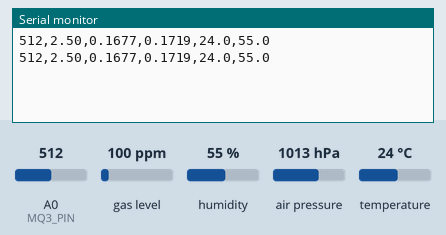
Bench run of a sketch on a simulated Arduino Uno, built with avr-gcc and run on an emulated ATmega328P. On the bench: the last lines printed to the serial monitor. Inputs (shaded band) come from the test bench; at power-on: humidity 55 %, A0 (MQ3_PIN) = 512, temperature 24 °C, gas level 100 ppm, air pressure 1013 hPa.

Above: at 2.1 s.
2.2 s: humidity set to 22 %
At 3.1 s:
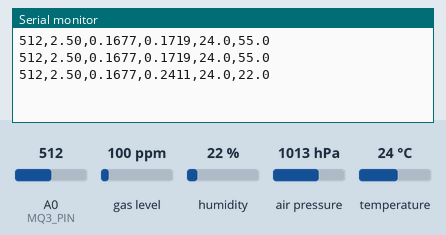
3.8 s: A0 (MQ3_PIN) set to 716
At 5.2 s:
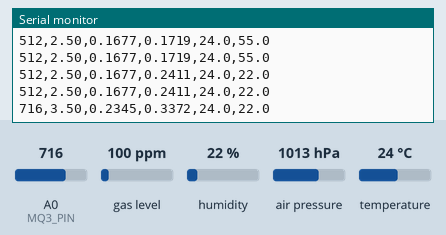
5.4 s: temperature set to 12 °C
At 6.7 s:
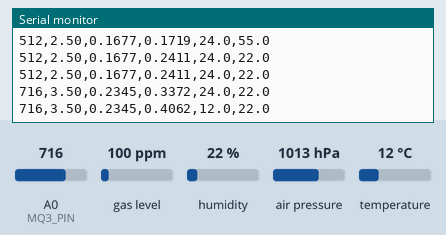
7.0 s: A0 (MQ3_PIN) set to 992
At 7.5 s:
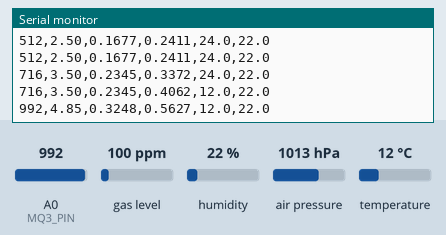
8.6 s: humidity set to 40 %
At 10.3 s:
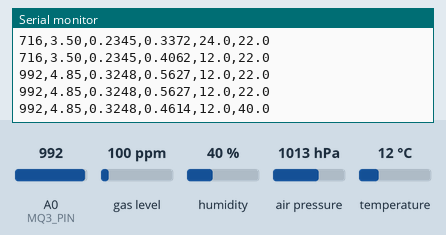
Timing chart, 0 to 11.2 s (numbered marks = the images above; inputs shaded):
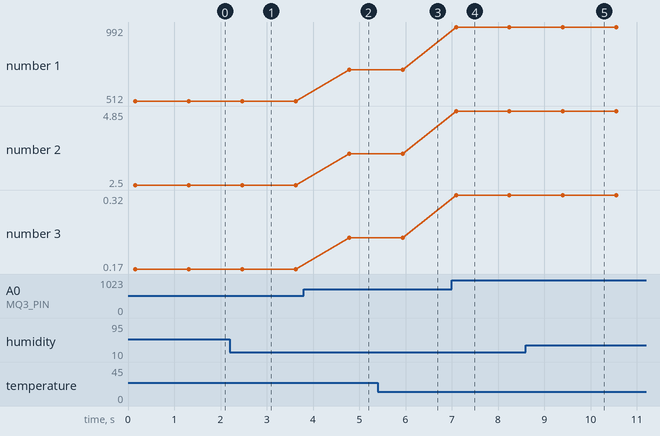

The sketch:

breathalyzer.ino
```cpp
#include <Wire.h>
#include <Adafruit_Sensor.h>
#include <Adafruit_BME680.h>

const int MQ3_PIN = A0;
Adafruit_BME680 bme;

const float STANDARD_TEMP = 20.0;
const float STANDARD_HUMID = 65.0;

void setup() {
  Serial.begin(115200);

  pinMode(MQ3_PIN, INPUT);

  if (!bme.begin(0x77)) {
    Serial.println(F("Could not find a valid BME680 sensor, check wiring!"));
    while (1);
  }

  bme.setTemperatureOversampling(BME680_OS_8X);
  bme.setHumidityOversampling(BME680_OS_2X);
}

void loop() {
  if (!bme.performReading()) {
    Serial.println(F("Failed to perform reading from BME680!"));
    delay(2000);
    return;
  }

  float temperature = bme.temperature;
  float humidity = bme.humidity;

  int mq3Raw = analogRead(MQ3_PIN);
  float mq3Voltage = mq3Raw * (5.0 / 1023.0);

  if (mq3Voltage <= 0) mq3Voltage = 0.001;

  float tempFactor = 1.0 + 0.015 * (temperature - STANDARD_TEMP);
  float humidFactor = 1.0 + 0.008 * (humidity - STANDARD_HUMID);

  float compensatedVoltage = mq3Voltage / (tempFactor * humidFactor);

  float mgL = 0.67 * compensatedVoltage;
  float estimatedBAC = mgL * 0.1;
  float RawBAC = 0.67 * mq3Voltage * 0.1;

  Serial.print(mq3Raw);
  Serial.print(",");
  Serial.print(mq3Voltage, 2);
  Serial.print(",");
  Serial.print(RawBAC, 4);
  Serial.print(",");
  Serial.print(estimatedBAC, 4);
  Serial.print(",");
  Serial.print(temperature, 1);
  Serial.print(",");
  Serial.println(humidity, 1);

  delay(1000);
}
```

Measured:
- after the input at 2.2 s, the serial monitor: prints a new line after 0.27 s (image 1)
- after the input at 3.8 s, the serial monitor: prints a new line after 0.98 s (image 2)
- after the input at 5.4 s, the serial monitor: prints a new line after 0.54 s (image 3)
- after the input at 7.0 s, the serial monitor: prints a new line after 0.09 s (image 4)
- after the input at 8.6 s, the serial monitor: prints a new line after 0.80 s (image 5)
- plotted number 1: 512 → 716 after the input at 3.8 s, 716 → 992 after the input at 7.0 s
- plotted number 2: 2.5 → 3.5 after the input at 3.8 s, 3.5 → 4.85 after the input at 7.0 s
- plotted number 3: 0.17 → 0.23 after the input at 3.8 s, 0.23 → 0.32 after the input at 7.0 s
